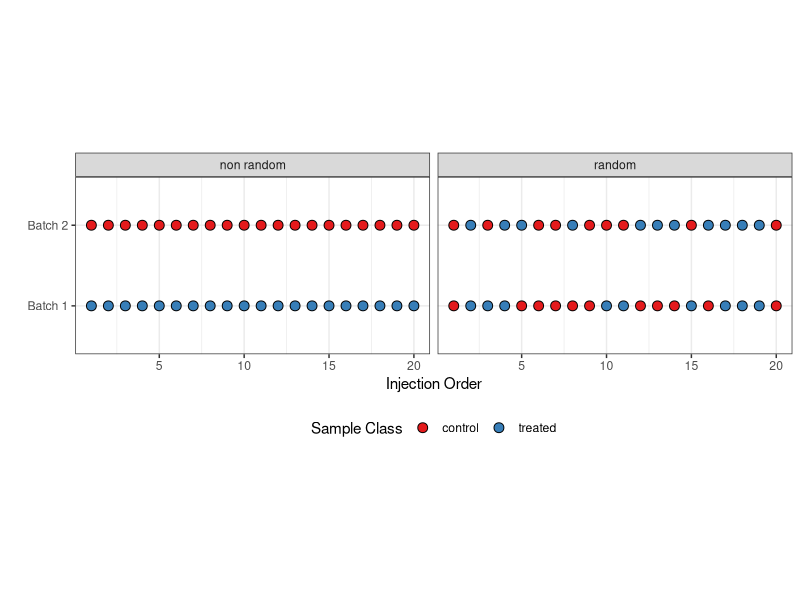
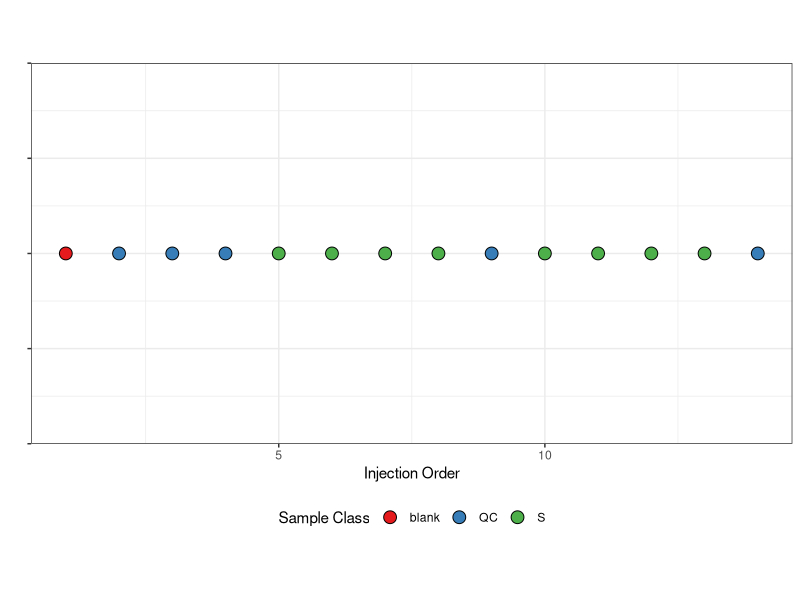

Here is the R script that generated these plots, in order: (Note: this script raises an error after producing the figures.)
## ---- chunk 1
knitr::opts_chunk$set(echo = FALSE)
library(knitr)
library(tidyverse)
## ---- chunk 2
set.seed(123)
sample_list <- tibble(batch = rep(c("Batch 1","Batch 2"), each = 20),
                      class = rep(c("treated","control"), each = 20),
                      order = rep(1:20, times = 2)) |>
  mutate(random_class = sample(class))

class.labs <- c("non random","random")
names(class.labs) <- c("class","random_class")


sample_list |>
  ungroup() |>
  pivot_longer(contains("class")) |>
  ggplot() +
  geom_point(aes(y = batch, x = order, fill = value), pch = 21, size = 3) +
  facet_wrap(~name, labeller = labeller(name = class.labs)) +
  theme_bw() + xlab("Injection Order") + ylab("") +
  scale_fill_brewer(palette = "Set1", name = "Sample Class") +
  theme(aspect.ratio = 0.5, legend.position = "bottom")

## ---- chunk 3

tibble(order = 1:14,
       sample = c("blank","QC","QC","QC",rep(c("S","S","S","S","QC"), times = 2))) |>
  ggplot() +
  geom_point(aes(y = 1, x = order, fill = sample), pch = 21, size = 4) +
  theme_bw() + xlab("Injection Order") + ylab("") +
  scale_fill_brewer(palette = "Set1", name = "Sample Class") +
  theme(aspect.ratio = 0.5, legend.position = "bottom", axis.text.y = element_blank() )

## ---- chunk 4
include_graphics("../images/scheme_fs_msms.svg")
## ---- chunk 5
x <- seq(1, 15, length=40)
y <- dnorm(x, mean = 10, sd = 1)

par(mfrow = c(1,3))
plot(x,y, type = "l", xlab = "time", ylab = "I", main = "Only FS")
points(x,y, col = "steelblue", pch = 19)
points(x,y, col = "steelblue", type = "h")
polygon(x,y, col = "#4682B450", border = NA)
legend("topleft", legend = c("FS","DDA"), lty = 1, col = c("steelblue", "orange"))

plot(x,y, type = "l", xlab = "time", ylab = "I", main = "FS + 1DDA")
points(x[seq(1,100,2)],y[seq(1,100,2)], col = "steelblue", pch = 19)
points(x[seq(1,100,2)],y[seq(1,100,2)], col = "steelblue", type = "h")
points(x[seq(2,100,2)],y[seq(2,100,2)], col = "orange", pch = 19)
points(x[seq(2,100,2)],y[seq(2,100,2)], col = "orange", type = "h")
polygon(x[seq(1,100,2)],y[seq(1,100,2)], col = "#4682B450", border = NA)


plot(x,y, type = "l", xlab = "time", ylab = "I", main = "FS + 3DDA")
points(x[seq(1,100,4)],y[seq(1,100,4)], col = "steelblue", pch = 19)
points(x[seq(1,100,4)],y[seq(1,100,4)], col = "steelblue", type = "h")
points(x[seq(2,100,4)],y[seq(2,100,4)], col = "orange", pch = 19)
points(x[seq(2,100,4)],y[seq(2,100,4)], col = "orange", type = "h")
points(x[seq(3,100,4)],y[seq(3,100,4)], col = "orange", pch = 19)
points(x[seq(3,100,4)],y[seq(3,100,4)], col = "orange", type = "h")
points(x[seq(4,100,4)],y[seq(4,100,4)], col = "orange", pch = 19)
points(x[seq(4,100,4)],y[seq(4,100,4)], col = "orange", type = "h")
polygon(x[seq(1,100,4)],y[seq(1,100,4)], col = "#4682B450", border = NA)
